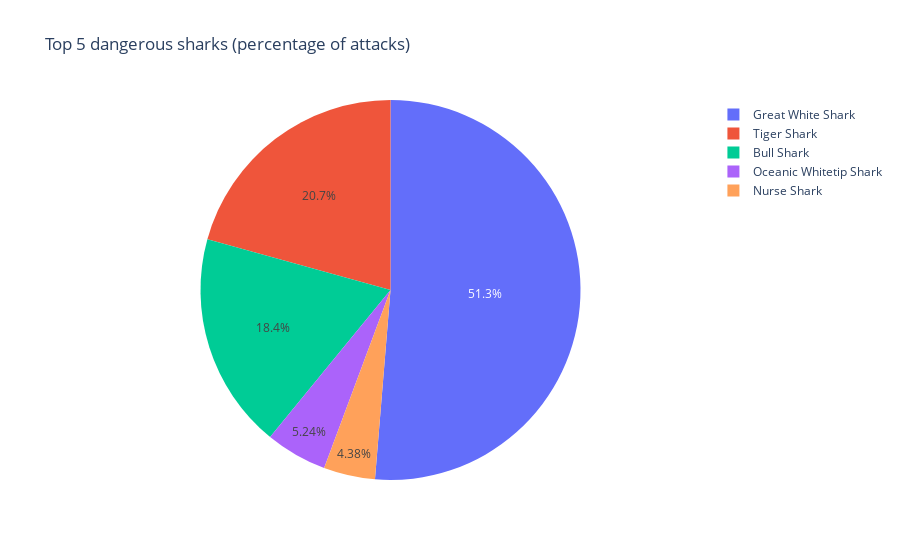

Notebook source saved alongside this figure:
### Code cell
counts = shark_attack_df[shark_attack_df['Species'] != 'Unknown']['Species'].value_counts().head(5).reset_index()
counts.columns = ['Species', 'Count']
fig = px.pie(
    counts,
    names='Species',
    values='Count',
    
    title="Top 5 dangerous sharks (percentage of attacks)"
)
fig.show()

### Figure 1 — Plotly figure (JSON) as saved in the notebook; plotly's stock layout.template omitted (floating-point values rounded to 4 significant figures)
{"data": [{"domain": {"x": [0, 1], "y": [0, 1]}, "hovertemplate": "Species=%{label}<br>Count=%{value}<extra></extra>", "labels": ["Great White Shark", "Tiger Shark", "Bull Shark", "Oceanic Whitetip Shark", "Nurse Shark"], "legendgroup": "", "name": "", "showlegend": true, "type": "pie", "values": [1301, 525, 466, 133, 111]}], "layout": {"legend": {"tracegroupgap": 0}, "title": {"text": "Top 5 dangerous sharks (percentage of attacks)"}}}
